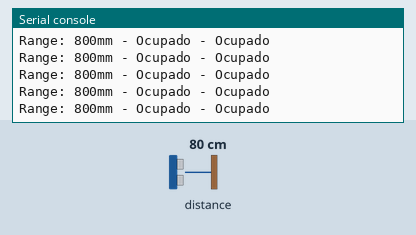
Recording of a program running on a simulated ESP32 board running CircuitPython. Shown: the last lines printed to the serial console. The test bench sets the inputs (shaded band); at power-on: distance to the obstacle 80 cm.

Above: at 1.3 s.
1.4 s: distance to the obstacle set to 2 cm
At 1.41 s:
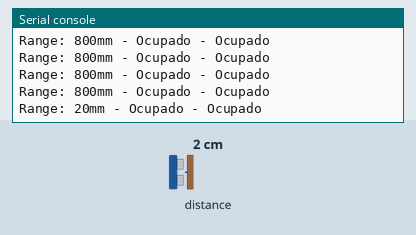
2.9 s: distance to the obstacle set to 4 cm
At 2.92 s:
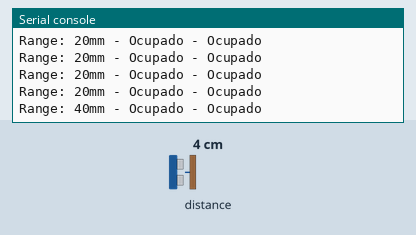
Timing chart, 0 to 5.9 s (numbered marks = the images above; inputs shaded):
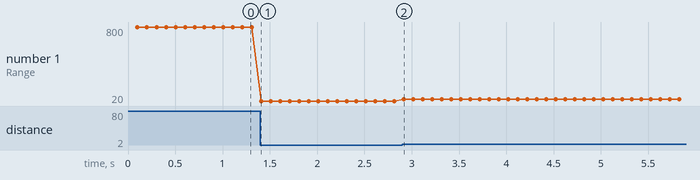

The program:

code.py
```python
import time
import board
import busio
import digitalio

import adafruit_vl53l0x

ir_sensor_pin1 = digitalio.DigitalInOut(board.IO2)
ir_sensor_pin1.direction = digitalio.Direction.INPUT
ir_sensor_pin2 = digitalio.DigitalInOut(board.IO3)
ir_sensor_pin2.direction = digitalio.Direction.INPUT

time.sleep(0.1)

#i2c = busio.I2C(scl=board.IO15, sda=board.IO14) # esp32c6
i2c = busio.I2C(scl=board.IO9, sda=board.IO8)    # esp32s3
vl53 = adafruit_vl53l0x.VL53L0X(i2c)

while True:
    print(f"Range: {vl53.range}mm - {'Ocupado' if ir_sensor_pin1.value else 'Libre'} - {'Ocupado' if ir_sensor_pin2.value else 'Libre'}")
    time.sleep(0.1)
```

Measured:
- after the input at 1.4 s, the serial console: prints a new line at once (image 1)
- after the input at 2.9 s, the serial console: prints a new line at once (image 2)
- plotted number 1: 800 → 20 after the input at 1.4 s, 20 → 40 after the input at 2.9 s
